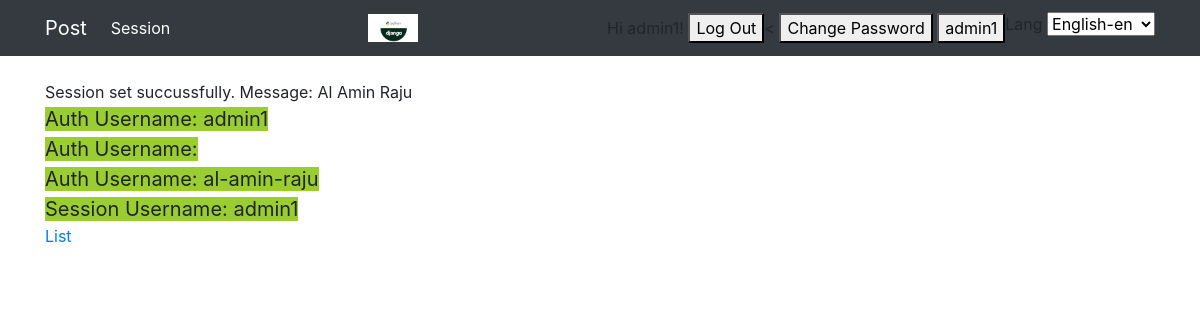
Page /en/session/set/ (signed in) on the committed database.
### users/models.py (models this page shows, shortened)
class CustomUser(AbstractBaseUser, PermissionsMixin):
    email = models.EmailField(_('Email'), unique=True)
    username = models.CharField(max_length=150, unique=True)
    name = models.CharField(null=True, blank=True, max_length=255)
    address = models.TextField(null=True, blank=True)
    phone = models.BigIntegerField(null=True, blank=True)
    is_admin = models.BooleanField(default=False)
    is_active = models.BooleanField(default=True)
    is_staff = models.BooleanField(default=False)
    is_superuser = models.BooleanField(default=False)
    last_login = models.DateTimeField(_('last login'), blank=True, null=True)
    date_joined = models.DateTimeField(_('date joined'), default=timezone.now)
    objects = CustomUserManager()
    USERNAME_FIELD = 'email'
    REQUIRED_FIELDS = ['username']

### session_cookie_cache/views.py (the view)
# urls.py: path('set/', SetTemplateView.as_view(), name='set'),
class SetTemplateView(TemplateView):
    template_name = 'session_cookie_cache/set.html'
    def get_context_data(self, **kwargs):
        context = super().get_context_data(**kwargs)
        self.request.session['my_user'] = 'Al Amin Raju'
        self.request.session['auth_username'] = self.request.user.username
        context['msg'] = 'Session set succussfully.'
        return context

### session_cookie_cache/templates/session_cookie_cache/set.html (shortened to what this page needs)
{% extends 'base.html' %}
{% load static %}
{% block custom_css %}
<link rel="stylesheet" href="{% static 'css/style.css' %}">
{% endblock %}
{% block content %}
{% autoescape on %}
    {{ msg }}
Message: {{ request.session.my_user }} <br>
<span>Auth Username: {{request.user.username|slugify}}</span>  <br>
<span>Auth Username: {{request.session.my_user1|slugify}}</span>  <br>
<span>Auth Username: {{request.session.my_user|slugify}}</span>  <br>
<span>Session Username: {{request.session.auth_username|slugify}}</span>  <br>
<a href="{% url 'session_cookie_cache:list' %}">List</a>
{% endautoescape %}
{% endblock %}

### templates/base.html (shortened to what this page needs)
{% load static %}
{% load i18n %}
<!DOCTYPE html>
<html lang="en">
<head>
    {% block css %}
    <link rel="stylesheet" href="https://stackpath.bootstrapcdn.com/bootstrap/4.3.1/css/bootstrap.min.css">
    {% endblock %}
    {% block custom_css %}
    {% endblock %}
</head>
<body>
    <nav class="navbar navbar-expand-lg navbar-dark bg-dark">
        <div class="container">
            {% if perms.post %}
            <a class="navbar-brand" href="{% url 'post:list' %}">Post</a>
            {% endif %}
            {% if perms.session_cookie_cache %}
            <div class="collapse navbar-collapse">
                <ul class="navbar-nav mr-auto">
                    <li class="nav-item active">
                        <a class="nav-link" href="{% url 'session_cookie_cache:list' %}">Session</a>
                    </li>
                </ul>
            </div>
            {% endif %}
            <div class="collapse navbar-collapse">
                  <img style="width: 50px;" src="{% static 'images/django.png' %}" alt="Django">
            </div>
            <div>
                {% if user.is_authenticated %}
                    Hi {{ user.username }}!
                    <a href="{% url 'users:logout' %}"><button>Log Out</button></a><
                    <a href="{% url 'users:password_change' %}"><button>Change Password</button></a>
                    <a href="{% url 'users:profile' %}"><button>{{user.username}}</button></a>
                {% else %}
                <a href="{% url 'users:signup' %}"><button>Sign Up</button></a>
                <a href="{% url 'users:login' %}"><button>Login</button></a>
                <a href="{% url 'users:password_reset' %}"><button>Reset Password</button></a>
                {% endif %}
            </div>
            {% get_available_languages as languages %}
            <label for="">Lang
                <select id="language">
                    {% for lang_code, lang_name in languages %}
                    {% language lang_code %}
                    <option>
                        <a href="{{lang_code}}">{{ lang_name }}-{{lang_code}}</a>
                    </option>
                    {% endlanguage %}
                    {% endfor %}
                </select>
            </label>
        </div>
    </nav>
    <div class="container mt-4">
        {% block content %}
        {% endblock %}
    </div>
    {% block js %}
    </body>
    {% endblock %}

### static/css/style.css (style rules this page uses)
span { font-size: 20px; background-color: yellowgreen; }

### rows in the picture
CustomUser: username "admin1", user.username|slugify "admin1", session.auth_username|slugify "admin1"

### other values in the picture
{{ msg }} "Session set succussfully."
{{ request.session.my_user }} "Al Amin Raju"
{{ request.session.my_user|slugify }} "al-amin-raju"
